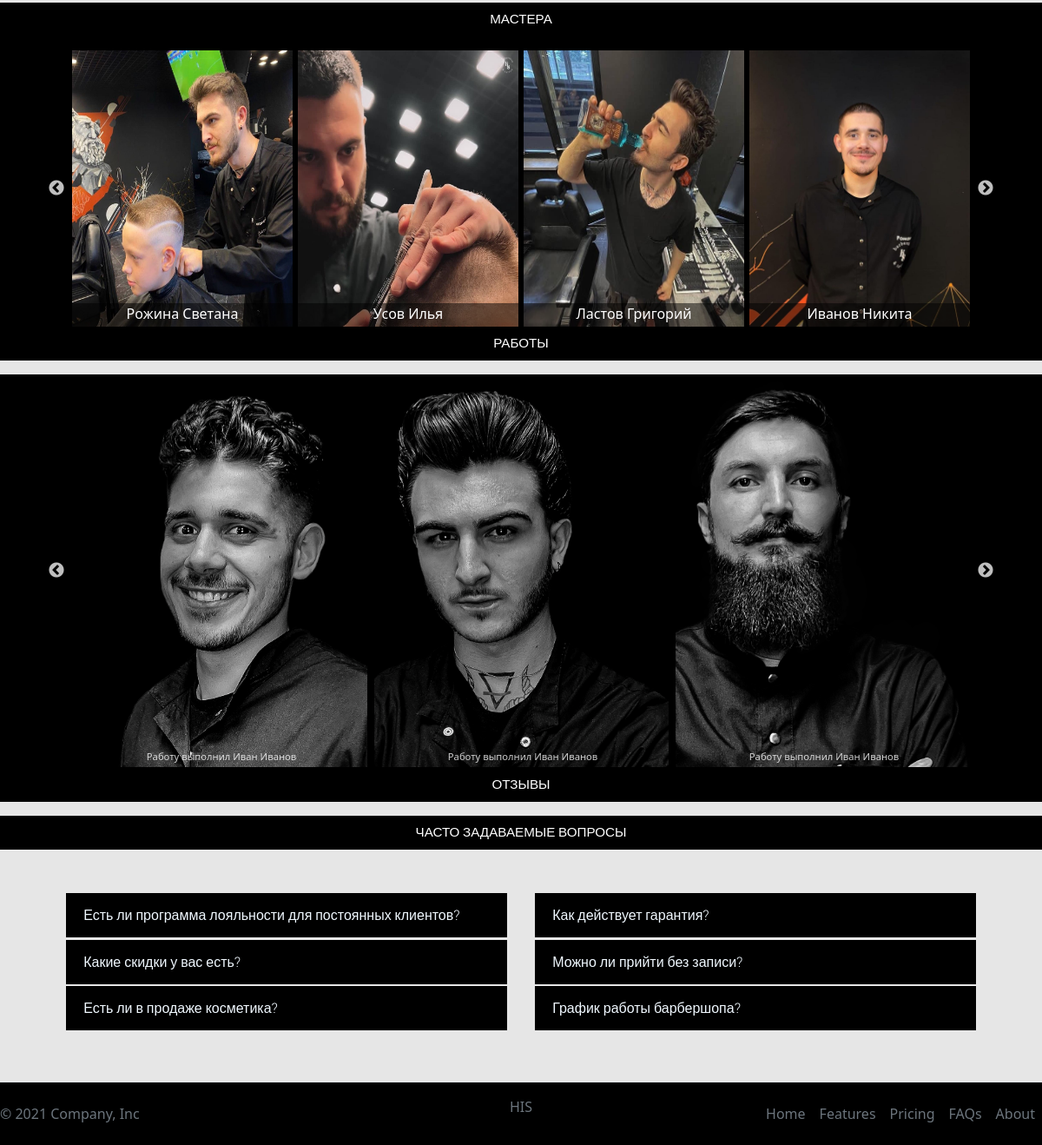
The app's page / (lower part), older data.
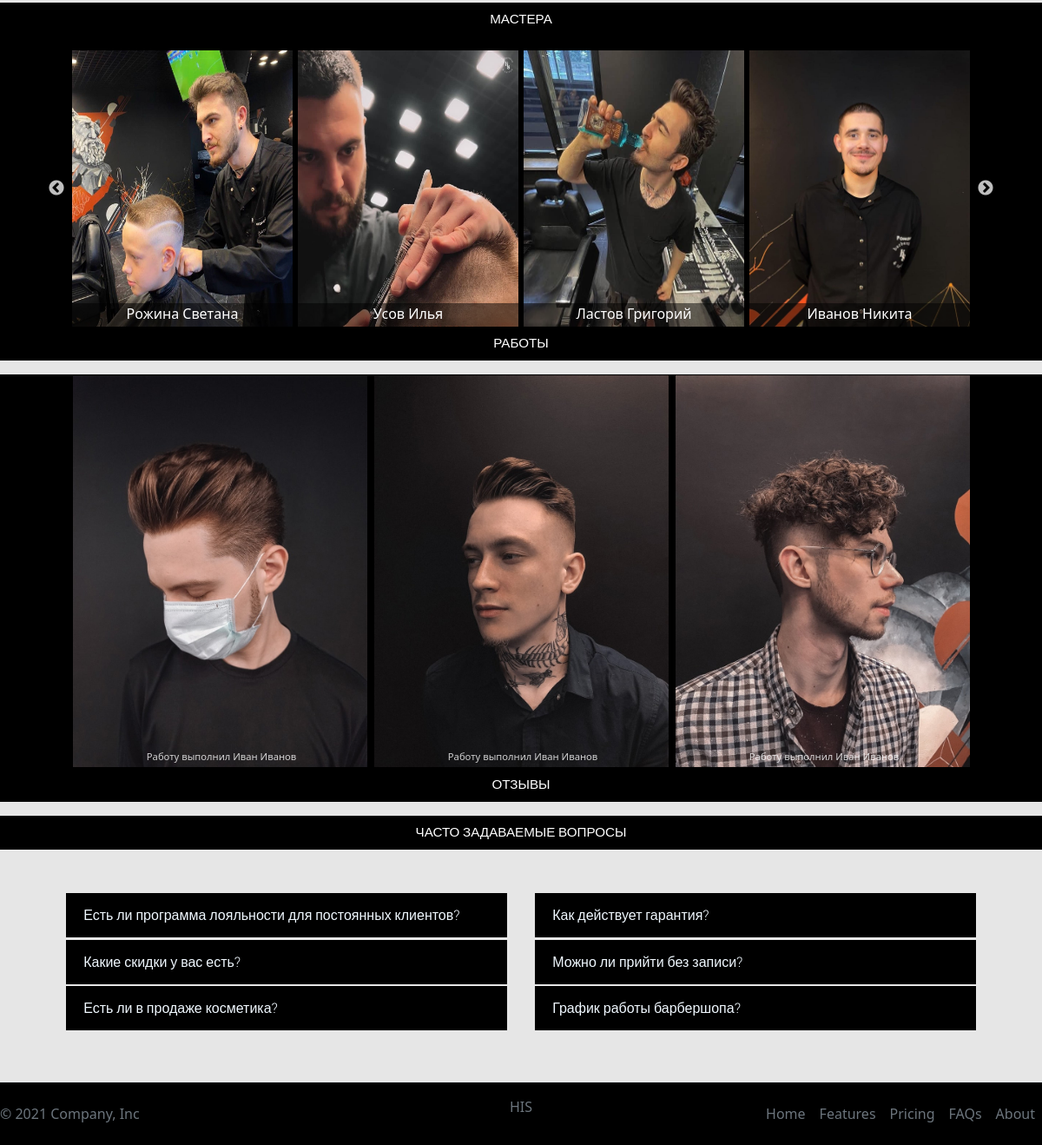
The same page, newer data.
### mainapp/models.py (models this page shows, shortened)
class Barber(models.Model):
    image = models.ImageField(verbose_name='Аватарка')
    firstName = models.CharField(max_length=30, verbose_name='Имя')
    lastName = models.CharField(max_length=30, verbose_name='Фамилия')
    slug = models.SlugField(unique=True)
    def get_absolute_url(self):
        return reverse('barber_detail', kwargs={'slug': self.slug})

class GalaryHairstyle(models.Model):
    barber = models.ForeignKey(Barber, on_delete=models.CASCADE, verbose_name = 'Барбер', related_name='galary')
    chek = models.BooleanField(default=False)
    image = models.ImageField(verbose_name='Фото')

class Question(models.Model):
    title = models.CharField(max_length=100, verbose_name='Вопрос')
    answer = models.TextField(verbose_name='Ответ')

### mainapp/views.py (the view)
# urls.py: path('', BaseView.as_view(), name='base'),
class BaseView(View):
    def get(self, request, *args, **kwargs):
        types = ServiceType.objects.all()
        offer = SpecialOffer.objects.all()
        barber = Barber.objects.all()
        questions = Question.objects.all()
        image_hearstyle = [x for x in GalaryHairstyle.objects.all() if x.chek]
        review = Review.objects.all()
        context = {
            'types':types,
            'offers': offer,
            'barbers': barber,
            'hearstyle': image_hearstyle,
            'reviews': review,
            'qustionLeft': questions[:int(len(questions)/2)],
            'qustionRight': questions[int(len(questions)/2):],
        }
        return render(request, 'base.html', context)

### mainapp/templates/base.html (shortened to what the changed rows need)
{% load static %}
<!doctype html>
<html lang="en">
  <head>
    <link href="https://cdn.jsdelivr.net/npm/bootstrap@5.1.3/dist/css/bootstrap.min.css" rel="stylesheet">
    <link rel="stylesheet" href="{% static 'slick/slick.css' %}">
    <link rel="stylesheet" href="{% static 'slick/slick-theme.css' %}">
    <link rel="stylesheet" href="{% static 'css/style.css' %}">
    <link rel="stylesheet" href="{% static 'css/style-navbar.css' %}">
    <link rel="stylesheet" href="{% static 'css/style-headers.css' %}">
    <link rel="stylesheet" href="{% static 'css/style-info.css' %}">
    <link rel="stylesheet" href="{% static 'css/style-menu.css' %}">
    <link rel="stylesheet" href="{% static 'css/style-slider.css' %}">
    <link rel="stylesheet" href="{% static 'css/style-hearstyle.css' %}">
    <link rel="stylesheet" href="{% static 'css/style-reviews.css' %}">
    <link rel="stylesheet" href="{% static 'css/style-fq.css' %}">
    <link rel="stylesheet" href="{% static 'css/style-footer.css' %}">
  </head>
  <body>
    {% block content %}
    <section class="master" id="master">
      <div class="team">
        <div class="row block-uns-context">
        {% for barber in barbers %}
          <div class="col-md-3" style="padding: 0 .17rem;">
            <div class="card card-barber">
              <img src="{{barber.image.url}}" alt="" style="aspect-ratio: 4 / 5;" ;>
              <div class="team_text" >
              <p>
              {{barber.lastName}}
              {{barber.firstName}}<br></p>
              </div>
            </div>
          </div>
        {% endfor %}
        </div>
      </div>
    </section>
    <section class="works" id="works">
      <div class="work">
        <div class="row block-uns-work">
          {% for image in hearstyle %}
          <div class="col-md-4" style="padding: 0 .2rem;">
            <div class="card card-work" >
              <img src="{{image.image.url}}" alt="" style="aspect-ratio: 3 / 4;" ;>
              <div class="work_text">
                Работу выполнил Иван Иванов
              </div>
            </div>
          </div>
          {% endfor %}
        </div>
      </div>
    </section>
    <section class="fq" id="fq">
      <div class="row row-fq">
        <div class="col-md-6 col-12 col-fq">
          <div class="accordion accordion-flush" id="accordionFlushLeft">
            {% for question in qustionLeft %}
              <div class="accordion-item" >
                <h2 class="accordion-header" id="flush-heading{{question.id}}">
                  <button class="accordion-button collapsed" type="button" data-bs-toggle="collapse" data-bs-target="#flush-collapse{{question.id}}" aria-expanded="false" aria-controls="flush-collapse{{question.id}}" >
                    {{question.title}}
                  </button>
                </h2>
              </div>
            {% endfor %}
          </div>
        </div>
        <div class="col-md-6 col-12 col-fq">
          <div class="accordion accordion-flush" id="accordionFlushRight">
            {% for question in qustionRight %}
              <div class="accordion-item" >
                <h2 class="accordion-header" id="flush-heading{{question.id}}">
                  <button class="accordion-button collapsed" type="button" data-bs-toggle="collapse" data-bs-target="#flush-collapse{{question.id}}" aria-expanded="false" aria-controls="flush-collapse{{question.id}}" >
                    {{question.title}}
                  </button>
                </h2>
              </div>
            {% endfor %}
          </div>
        </div>
      </div>
    </section>
    {% endblock %}
  </body>
</html>

Row changes from the older to the newer data that the page shows:
removed GalaryHairstyle: image (picture)
removed GalaryHairstyle: image (picture)
removed GalaryHairstyle: image (picture)
added GalaryHairstyle: image (picture)
added GalaryHairstyle: image (picture)
added GalaryHairstyle: image (picture)
